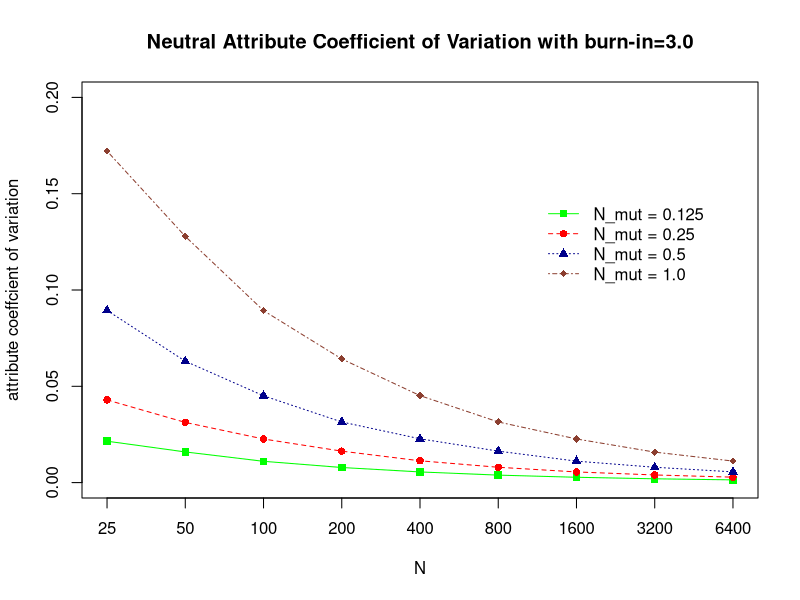

Write R code to recreate this figure.
# R script to produce plot the attribute coefficient of variation for N from 25 to 6400 and for various N_mut values.
# Author:  Alden Wright  1/18/2018  
#setwd("../../continuous_variable_evolution/data/12_5_17")
cv = read.csv("N6400_na1_N_mut_bi3_0_neutral_ntrials1000.csv",comment.char="#")
sub_cv=subset(cv,N>=25,select=c(N,N_mut,attribute_mean,attribute_coef_var))
agg_cv=aggregate(sub_cv,by=list(sub_cv$N,sub_cv$N_mut),FUN=mean)
colors= c("green","red","darkblue","coral4","cyan","orange","brown")
pchars = c(15,16,17,18,19,20,14)
labels=c(
"N_mut = 0.125",
"N_mut = 0.25",
"N_mut = 0.5",
"N_mut = 1.0"
)
linetypes = c(1,2,3,4,5,6,7,8,9)
Nmut = c(0.125,0.25,0.5,1.0)
#dev.off()  # uncomment if a graphics window is already open
i=1
plot(agg_cv$N[agg_cv$N_mut==Nmut[i]],agg_cv$attribute_coef_var[agg_cv$N_mut==Nmut[i]],
	log="x",xaxt="n",pch=pchars[1],col=colors[1],xlab="N",ylab="attribute coeffcient of variation",ylim=c(0.0,0.2),xlim=c(25.0,6400.0))
axis(1,at=c(25,50,100,200,400,800,1600,3200,6400))
lines(agg_cv$N[agg_cv$N_mut==Nmut[i]],agg_cv$attribute_coef_var[agg_cv$N_mut==Nmut[i]],col=colors[1],lty=linetypes[1])
for( i in 2:4){
  points(agg_cv$N[agg_cv$N_mut==Nmut[i]],agg_cv$attribute_coef_var[agg_cv$N_mut==Nmut[i]],col=colors[i],pch=pchars[i])
  lines(agg_cv$N[agg_cv$N_mut==Nmut[i]],agg_cv$attribute_coef_var[agg_cv$N_mut==Nmut[i]],col=colors[i],lty=linetypes[i])
}
title("Neutral Attribute Coefficient of Variation with burn-in=3.0")
legend(1200,0.15,labels,col=colors,pch=pchars,lty=linetypes,bty="n")
dev.copy(pdf,"neutral_attr_coef_var_N_mut_bi3_0.pdf")    # copies what is on the screen to a file.
dev.off()
